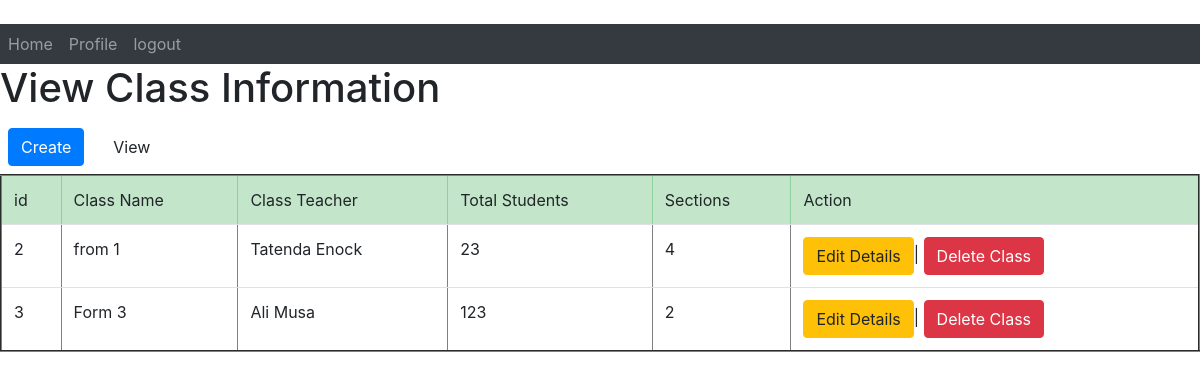
/accounts/viewclassinformation, run on an earlier commit of the app's database.
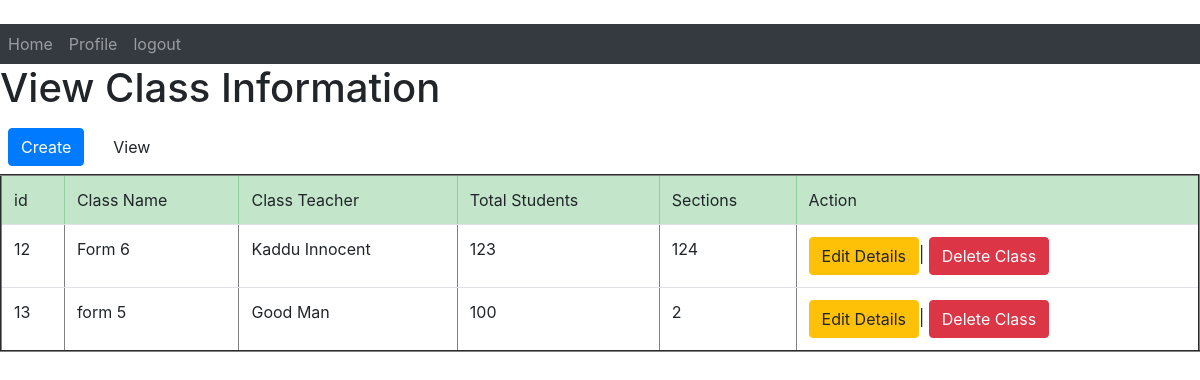
And on a later commit of the database.
### accounts/models.py (models this page shows)
class Classinformation(models.Model):
    ClassName = models.CharField(max_length=130)
    ClassTeacher = models.CharField(max_length=30, blank=True)
    TotalStudents = models.CharField(max_length=30, blank=True)
    NumberOfSections = models.CharField(max_length=30, blank=True)

### accounts/views.py (the view)
def viewclassinformation(request):
    all_info = Classinformation.objects.all()
    context={'all_info':all_info}
    return render(request, 'accounts/viewclassinformation.html', context)

### accounts/templates/accounts/viewclassinformation.html
{% extends 'base.html' %}
{% block body %}
<h1>View Class Information</h1>
<nav class="nav navbar-expand">
  <ul class="navbar-nav mr-auto">
    <li class="nav-item">
    <a class="nav-link" href="{% url 'createclassinformation'  %}"><button class="btn btn-primary">Create</button></a>
    </li>
    <li class="nav-item">
    <a class="nav-link" href="{% url 'viewclassinformation'  %}"><button class="btn btn-default">View</button></a>
    </li>
  </ul>
</nav>
<table class="table table-hover" border="2">
   <thead class="table-success">
     <tr>
         <td>id</td>
         <td>Class Name</td>
         <td>Class Teacher</td>
         <td>Total Students</td>
         <td>Sections</td>
         <td>Action</td>
     </tr>
   </thead>
   <tbody>
     {% if all_info %}
     {% for item in all_info%}
     <tr>
       <td>{{ item.id}}</td>
       <td>{{ item.ClassName}}</td>
       <td>{{ item.ClassTeacher}}</td>
       <td>{{ item.TotalStudents}}</td>
       <td>{{ item.NumberOfSections}}</td>
       <td><a href="{% url 'editclassinformation' pk=item.id  %}" >
         <button class="btn btn-warning">Edit Details</button></a>|
         <a href="{% url 'deleteclassinformation'%}" >
           <button class="btn btn-danger">Delete Class</button></a>
       </td>
        {% endfor %}
     </tr>
     {% endif %}
   </tbody>
</table>
{% endblock %}

### accounts/templates/base.html (shortened to what this page needs)
<!DOCTYPE html>
<html lang="en">
<head>
         <link rel="stylesheet"
         href="https://stackpath.bootstrapcdn.com/bootstrap/4.3.1/css/bootstrap.min.css"
>
          {% load static %}
         <link type="text/css" rel="stylesheet" href="{% static 'style.css'%}">
</head>
<body><br>
  <nav class="nav navbar-expand navbar-dark bg-dark">
    <div class="collapse navbar-collapse" id="navbarExample02">
        <ul class="navbar-nav mr-auto">
            <li class="nav-item">
            <a class="nav-link" href="{% url 'home'  %}">Home</a>
            </li>
             <li class="nav-item">
            <a class="nav-link" href="#">Profile</a>
            </li>
            <li class="nav-item">
           <a class="nav-link" href="{% url 'logout'  %}">logout</a>
           </li>
      </ul>
</nav>
{% block body %}
{% endblock %}
</body>
</html>

What changed in the data, as far as the page shows it:
removed Classinformation: id "2", ClassName "from 1", ClassTeacher "Tatenda Enock", TotalStudents "23", NumberOfSections "4"
removed Classinformation: id "3", ClassName "Form 3", ClassTeacher "Ali Musa", TotalStudents "123", NumberOfSections "2"
added Classinformation: id "12", ClassName "Form 6", ClassTeacher "Kaddu Innocent", TotalStudents "123", NumberOfSections "124"
added Classinformation: id "13", ClassName "form 5", ClassTeacher "Good Man", TotalStudents "100", NumberOfSections "2"
